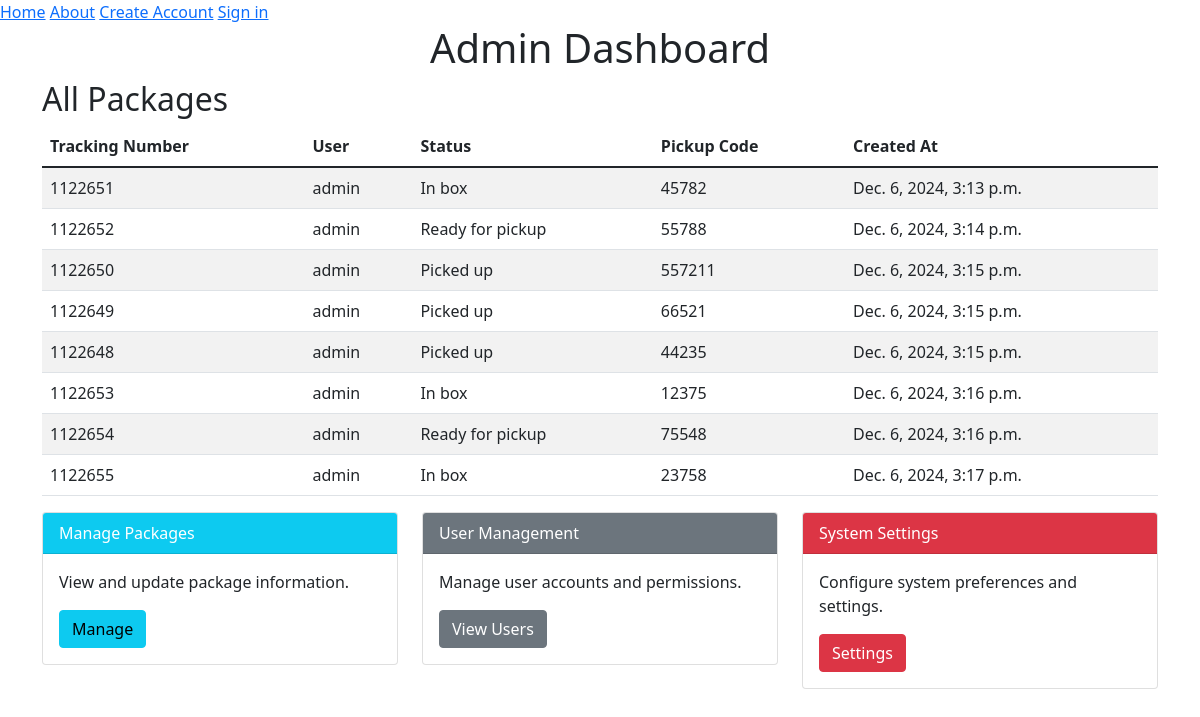
Before: /admin_dashboard/ (signed in) with the older database file.
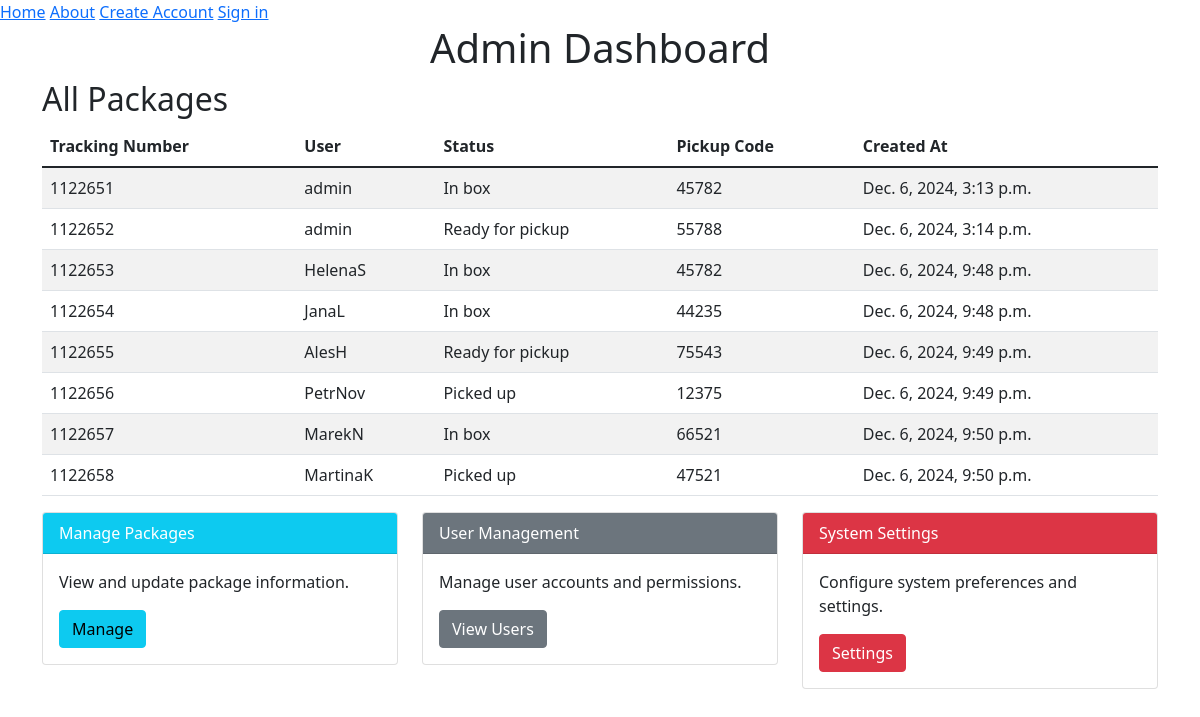
After: the same page with the newer database file.
### tracking_api/models.py (models this page shows, shortened)
class Package(models.Model):
    STATUS_CHOICES = [
        ('in_box', 'In box'),
        ('ready_for_pickup', 'Ready for pickup'),
        ('picked_up', 'Picked up'),
    ]
    tracking_number = models.CharField(max_length=50, unique=True)
    user = models.ForeignKey(User, on_delete=models.CASCADE, related_name='packages')
    status = models.CharField(max_length=20, choices=STATUS_CHOICES, default='in_box')
    pickup_code = models.CharField(max_length=6, blank=True, null=True)
    created_at = models.DateTimeField(auto_now_add=True)

### tracking_api/views.py (the view)
# urls.py: path('admin_dashboard/', views.admin_dashboard, name='admin_dashboard'),
@login_required
@user_passes_test(lambda u: u.is_staff, login_url='login')  # Pokud uživatel není admin, bude přesměrován na přihlašovací stránku.
def admin_dashboard(request):
    packages = Package.objects.all()
    return render(request, 'admin_dashboard.html', {'packages': packages})

### tracking_api/templates/admin_dashboard.html (shortened to what this page needs)
{% extends 'master.html' %}
{% block content %}
    <div class="content container">
        <link href="https://cdn.jsdelivr.net/npm/bootstrap@5.1.3/dist/css/bootstrap.min.css" rel="stylesheet">
        <h1 class="text-center">Admin Dashboard</h1>
        <h2>All Packages</h2>
        <table class="table table-striped">
            <thead>
                <tr>
                    <th>Tracking Number</th>
                    <th>User</th>
                    <th>Status</th>
                    <th>Pickup Code</th>
                    <th>Created At</th>
                </tr>
            </thead>
            <tbody>
                {% for package in packages %}
                    <tr>
                        <td>{{ package.tracking_number }}</td>
                        <td>{{ package.user.username }}</td>
                        <td>{{ package.get_status_display }}</td>
                        <td>{{ package.pickup_code }}</td>
                        <td>{{ package.created_at }}</td>
                    </tr>
                {% endfor %}
            </tbody>
        </table>
        <div class="row">
            <div class="col-md-4">
                <div class="card">
                    <div class="card-header bg-info text-white">Manage Packages</div>
                    <div class="card-body">
                        <p>View and update package information.</p>
                        <a href="#" class="btn btn-info">Manage</a>
                    </div>
                </div>
            </div>
            <div class="col-md-4">
                <div class="card">
                    <div class="card-header bg-secondary text-white">User Management</div>
                    <div class="card-body">
                        <p>Manage user accounts and permissions.</p>
                        <a href="#" class="btn btn-secondary">View Users</a>
                    </div>
                </div>
            </div>
            <div class="col-md-4">
                <div class="card">
                    <div class="card-header bg-danger text-white">System Settings</div>
                    <div class="card-body">
                        <p>Configure system preferences and settings.</p>
                        <a href="#" class="btn btn-danger">Settings</a>
                    </div>
                </div>
            </div>
        </div>
    </div>
{% endblock %}

### tracking_api/templates/master.html (shortened to what this page needs)
<!DOCTYPE html>
<html>
<head>
</head>
<body>
    {% include 'navigation.html' %}
<br>
{% block content %}
{% endblock %}
</body>
</html>

### tracking_api/templates/navigation.html (shortened to what this page needs)
    <a href="{% url 'home' %}">Home</a>
    <a href="{% url 'about' %}">About</a>
    <a href="{% url 'register' %}">Create Account</a>
    <a href="{% url 'login' %}">Sign in</a>

Changed rows visible on the page:
removed Package: tracking_number "1122650", user.username "admin", status "Picked up", pickup_code "557211", created_at "Dec. 6, 2024, 3:15 p.m."
removed Package: tracking_number "1122649", user.username "admin", status "Picked up", pickup_code "66521", created_at "Dec. 6, 2024, 3:15 p.m."
removed Package: tracking_number "1122648", user.username "admin", status "Picked up", pickup_code "44235", created_at "Dec. 6, 2024, 3:15 p.m."
removed Package: tracking_number "1122653", user.username "admin", status "In box", pickup_code "12375", created_at "Dec. 6, 2024, 3:16 p.m."
removed Package: tracking_number "1122654", user.username "admin", status "Ready for pickup", pickup_code "75548", created_at "Dec. 6, 2024, 3:16 p.m."
removed Package: tracking_number "1122655", user.username "admin", status "In box", pickup_code "23758", created_at "Dec. 6, 2024, 3:17 p.m."
added Package: tracking_number "1122653", user.username "HelenaS", status "In box", pickup_code "45782", created_at "Dec. 6, 2024, 9:48 p.m."
added Package: tracking_number "1122654", user.username "JanaL", status "In box", pickup_code "44235", created_at "Dec. 6, 2024, 9:48 p.m."
added Package: tracking_number "1122655", user.username "AlesH", status "Ready for pickup", pickup_code "75543", created_at "Dec. 6, 2024, 9:49 p.m."
added Package: tracking_number "1122656", user.username "PetrNov", status "Picked up", pickup_code "12375", created_at "Dec. 6, 2024, 9:49 p.m."
added Package: tracking_number "1122657", user.username "MarekN", status "In box", pickup_code "66521", created_at "Dec. 6, 2024, 9:50 p.m."
added Package: tracking_number "1122658", user.username "MartinaK", status "Picked up", pickup_code "47521", created_at "Dec. 6, 2024, 9:50 p.m."
